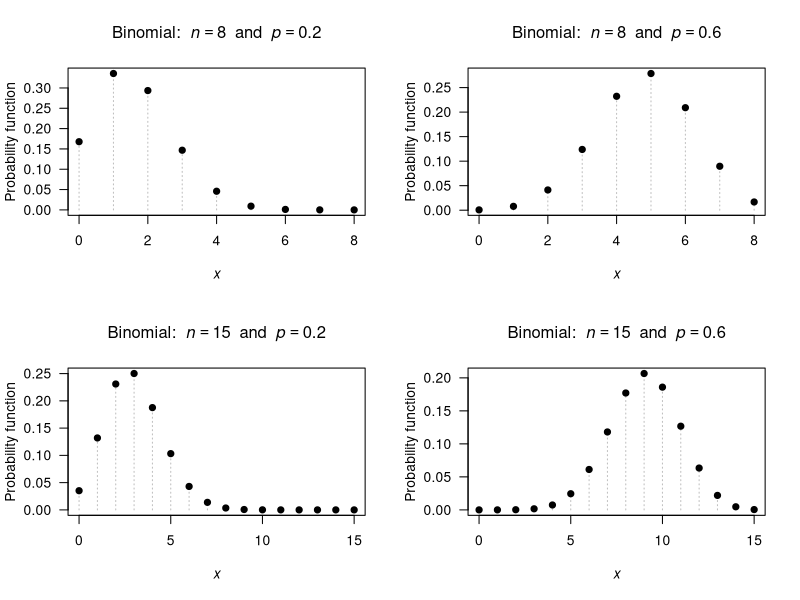
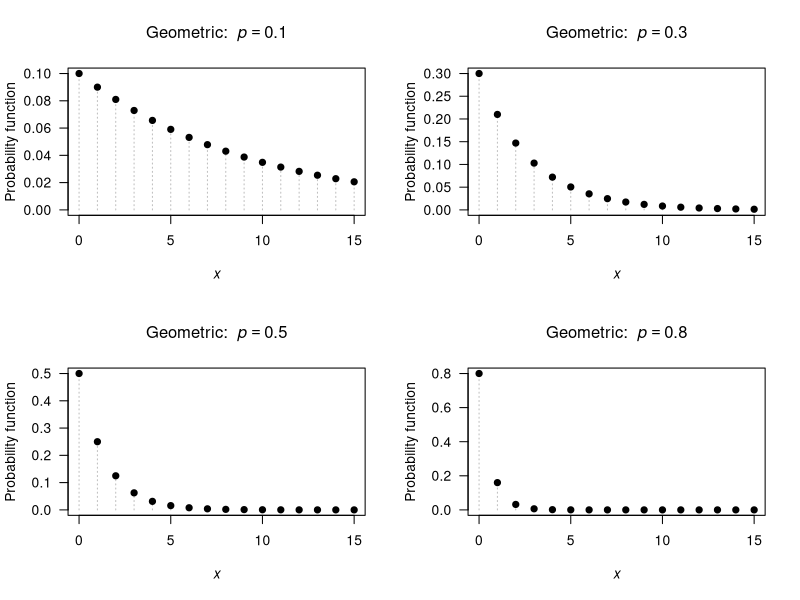
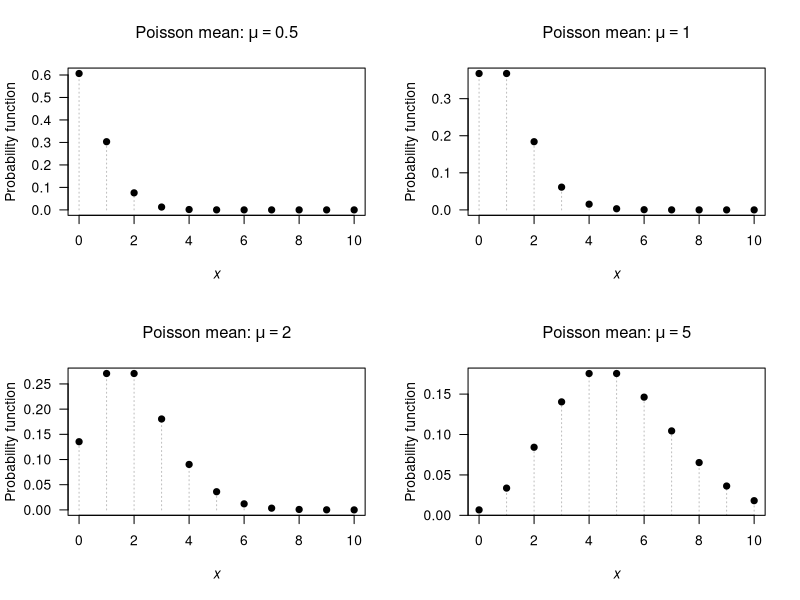
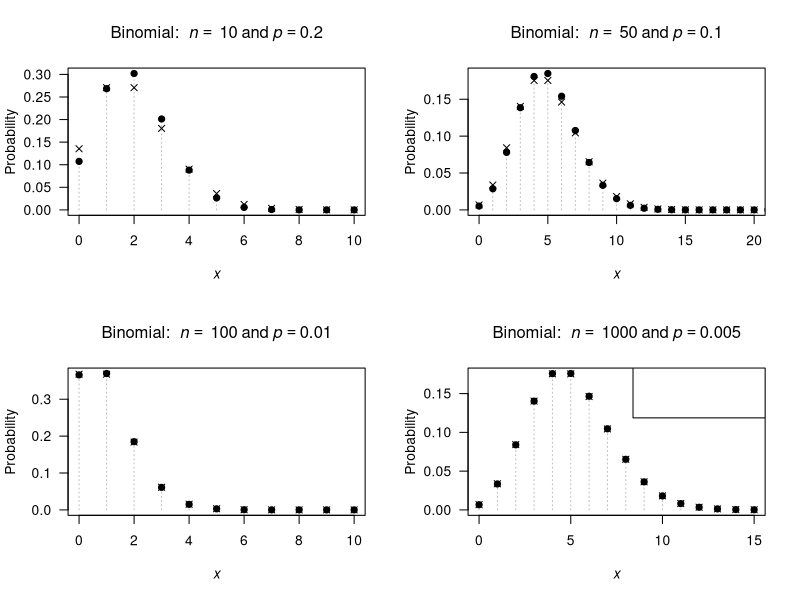

The R source for these figures, in order: (Note: this script raises an error after producing the figures.)
## ---- chunk 1
par( mfrow = c(2, 2))

n <- c(8, 8, 
       15, 15)
prob <- c(0.2, 0.6, 
          0.2, 0.6)

for (i in (1:4)) {
  ni <- n[i]
  probi <- prob[i]
  x <-  0:ni
  y <- dbinom(x, 
              size = ni,
              prob = probi)
  
   plot( x = x,
         y = y,
         xlab = expression(italic(x)),
         ylab = "Probability function",
         main = bquote("Binomial: " ~ italic(n) == .(ni) ~ " and " ~ italic(p) == .(probi)),
         las = 1,
         lty = 3,
         col = "grey",
         type = "h")
  points(x = x,
         y = y,
         pch = 19)
  
}
## ---- chunk 2
par( mfrow = c(2, 2))

xmax <- c(15, 15, 15, 15)
p <- c(0.1, 0.3, 
       0.5, 0.8)

for (i in (1:4)) {
  pValue <- p[i]
  x <-  0:xmax[i]
  y <- dgeom(x,
             prob = pValue)
  
   plot( x = x,
         y = y,
         xlim = c(0, xmax[i]),
         xlab = expression(italic(x)),
         ylab = "Probability function",
         main = bquote("Geometric: " ~ italic(p) == .(pValue) ),
         las = 1,
         ylim = c(0, max(y)),
         col = "grey",
         lty = 3,
         type = "h")
  points(x = x,
         y = y,
         pch = 19)
  
}

## ---- chunk 3
sum( dgeom( x = 0:18, # For alt. parameterisation
            prob = 0.02))
pgeom(q = 18, 
      prob = 0.02) # i.e., up to 18 failures at p=0.02
## ---- chunk 4
par( mfrow = c(2, 2))

xmax <- 10
mu <- c(0.5, 1, 2, 5)

for (i in (1:4)) {
  muvalue <- mu[i]
  x <-  0:xmax
  y <- dpois(x, 
             lambda = muvalue )
  
   plot( x = x,
         y = y,
         xlim = c(0, xmax),
         xlab = expression(italic(x)),
         ylab = "Probability function",
         main = bquote("Poisson mean:" ~ mu == .(muvalue)),
         las = 1,
         lty = 3,
         col = "grey",
         type = "h")
  points(x = x,
         y = y,
         pch = 19)
  
}
## ---- chunk 5
BombTable <- array( dim = c(8, 4))
colnames(BombTable) <- c("Hits",
                         "Number of bombs",
                         "Proportion of bombs",
                         "Poisson proportion")
BombTable[, 1] <- 0:7
BombTable[, 2] <- c(229,
                    211,
                    93,
                    35,
                    7,
                    0,
                    0,
                    1)
BombTable[, 3] <- round(BombTable[, 2] / sum(BombTable[, 2]), 4)
lambda <- sum( BombTable[, 1] * BombTable[, 3])

BombTable[, 4] <- dpois(0:7,
                        lambda = lambda )
BombTable[, 4] <- round( BombTable[, 4], 4)
BombTable[ 8, 4] <- 1 - sum( BombTable[1:7, 4])

BombTable.caption <- "The number of flying bomb hits on London during World War II in a 36 square kilometre area of South London. The proportion of the 576 grid squares receiving 0, 1, ...hits was also computed. The observed and empirical probabilities are shown. The Poisson distribution fits the data  well."

if( knitr::is_latex_output() ) {
  knitr::kable( BombTable,
                format = "latex",
                booktabs = TRUE,
                longtable = FALSE,
                linesep = c("", "", "\\addlinespace"),
                col.names = c("Hits",
                              "Number bombs", 
                              "Proportion bombs", 
                              "Poisson proportion"),
                caption = BombTable.caption) %>%
    kable_styling(font_size = 10) %>%
    row_spec(0, bold = TRUE)
}
if( knitr::is_html_output() ) {
  knitr::kable( BombTable,
                format = "html",
                booktabs = TRUE,
                longtable = FALSE,
                linesep = c("", "", "\\addlinespace"),
                col.names = c("Hits",
                              "Number bombs", 
                              "Proportion bombs", 
                              "Poisson proportion"),
                caption = BombTable.caption) %>%
    row_spec(1, bold = TRUE)
}

## ---- chunk 6
par( mfrow = c(2, 2))

n <- c(10, 50, 
       100, 1000)
p <- c(0.2, 0.1, 
       0.010, 0.005)
xmax <- c(10, 20, 
          10, 15)

for (i in (1:4)) {
   pValue <- p[i]
   nValue <- n[i]
   
  x <-  0:n[i]
  y <- dbinom(x, 
              size = n[i],
              prob = p[i])
  
   plot( x = x,
         y = y,
         xlim = c(0, xmax[i]),
         xlab = expression(italic(x)),
         ylab = "Probability",
         main = bquote("Binomial: " ~ italic(n) == ~ .(nValue) ~ "and" ~ italic(p) == .(pValue) ),
         las = 1,
         lty = 3,
         col = "grey",
         type = "h")
  points(x = x,
         y = y,
         pch = 19)

  muPoisson <- nValue * pValue
  xValues <- 0:xmax[i]
  points( x = xValues,
          y = dpois(xValues,
                    lambda = muPoisson),
          pch = 4)
  
  if (i == 4 ){
    legend("topright", 
           col = c("black",
                   plotColour),
           pch = c(1, 19),
           legend = c("Binomial",
                      "Poisson approx."))
  }
  
}

## ---- chunk 7
par( mfrow = c(2, 2))
xmax <- 15

r <- c(1, 3, 
       1, 3)
p <- c(0.2, 0.2, 
       0.6, 0.6)

for (i in (1:4)) {
  rValue <- r[i]
  pValue <- p[i]
  
  x <-  0:xmax
  y <- dnbinom(x, 
              size = r[i],
              prob = p[i])
  
   plot( x = x,
         y = y,
         xlim = c(0, xmax),
         xlab = expression(italic(x)),
         ylab = "Probability",
         main = bquote("Negative binomial: " ~ italic(r) == ~ .(rValue) ~ ";" ~ italic(p) == .(pValue) ),
         las = 1,
         lty = 3,
         col = "grey",
         type = "h")
  points(x = x,
         y = y,
         pch = 19)
  
}

## ---- chunk 8
x.values <- seq(1, 100, 
                by = 1)
1 - sum(dnbinom( x.values, 
                 size = 10, 
                 prob = 0.15))
# Alternatively:
1 - pnbinom(100, 
            size = 10, 
            prob = 0.15)
## ---- chunk 9

xPoints <- 1:5
xCont <- seq(0.1, 5.1, 
             length = 100)

plot( x = c(0, 5.3),
      y = c(0, 25),
      type = "n",
      las = 1,
      ylim = c(0, 30),
      xlab = expression(italic(z)),
      ylab = bquote("Gamma function" ~ Gamma(z)),
      main = expression(paste("The Gamma function"~Gamma(italic(z)))))
lines( x = xCont,
       y = gamma(xCont),
       lwd = 2)
points(x = xPoints,
       y = gamma(xPoints),
       pch = 19)
legend("top",
       pch = c(NA, 19),
       lty = c(1, NA),
       bty = "n",
       lwd = c(2, NA),
       legend = c(bquote("Gamma function" ~ Gamma(italic(z))),
                  expression(paste( group("(", list(italic(z) - 1),")"), "!" ) ) ) )

text(x = xPoints,
     y = gamma(xPoints),
     pos = 3,
     labels = c("0!",
                "1!",
                "2!",
                "3!",
                "4!") )
## ---- chunk 10
pnbinom(360, 
        size = 5, 
        prob = 0.02)
## ---- chunk 11
MitesTab <- array( dim = c(9, 5))

MitesTab[1, ] <- c(0 ,  70 ,  0.467 ,  0.318 ,  0.449)
MitesTab[2, ] <- c(1 ,  38 ,  0.253 ,  0.364 ,  0.261)
MitesTab[3, ] <- c(2 ,  17 ,  0.113 ,  0.209 ,  "0.140")
MitesTab[4, ] <- c(3 ,  10 ,  0.067 ,  "0.080" ,  0.073)
MitesTab[5, ] <- c(4 ,  9 ,  "0.060" ,  0.023 ,  0.038)
MitesTab[6, ] <- c(5 ,  3 ,  "0.020" ,  0.005 ,  0.019)
MitesTab[7, ] <- c(6 ,  2 ,  0.013 ,  0.001 ,  "0.010")
MitesTab[8, ] <- c(7 ,  1 ,  0.007 ,  "0.000" ,  0.005)
MitesTab[9, ] <- c("8+" ,  0 ,  "0.000" ,  "0.000" ,  "0.000")

MitesTab.caption <- "Counts of mites on leaves selected at random from six similar apple trees"

if( knitr::is_latex_output() ) {
   knitr::kable(MitesTab,
                format = "latex",
                booktabs = TRUE,
                longtable = FALSE,
                align = "r",
                linesep = c("", "", "\\addlinespace"),
                col.names = c("No. leaves", 
                              "No. mites",
                              "Empirical prob.",
                              "Poisson prob.",
                              "Neg. bin. prob."),
                caption = MitesTab.caption) %>%
  kable_styling(font_size = 10) %>%
  row_spec(0, bold = TRUE) 
}
if( knitr::is_html_output() ) {
   knitr::kable(MitesTab,
                format = "html",
                booktabs = TRUE,
                longtable = FALSE,
                align = "r",
                linesep = c("", "", "\\addlinespace"),
                col.names = c("No. leaves", 
                              "No. mites",
                              "Empirical prob.",
                              "Poisson prob.",
                              "Neg. bin. prob."),
                caption = MitesTab.caption) %>%
  row_spec(1, bold = TRUE) 
}
## ---- chunk 12
Rabbits <- array( dim = c(2, 7) )

Rabbits[1, ] <- c("$x$", 1:6)
Rabbits[2, ] <- c("$n_x$", 247, 63, 20, 4, 2, 1)


if( knitr::is_latex_output() ) {
  knitr::kable(Rabbits, 
               format = "latex",
               booktabs = TRUE,
               align = "r",
               longtable = FALSE,                
               escape = FALSE,
               caption = "The number of rabbits $n_x$ at each trapping who had been previously trapped") %>%
    kable_styling(font_size = 10) %>%
    row_spec(0, bold = TRUE) 
}
if( knitr::is_html_output() ) {
  knitr::kable(Rabbits, 
               format = "html",
               booktabs = TRUE,
               align = "r",
               longtable = FALSE,                
               escape = FALSE,
               caption = "The number of rabbits $n_x$ at each trapping who had been previously trapped") %>%
    kable_styling(font_size = 10) %>%
    row_spec(0, bold = TRUE) 
}
